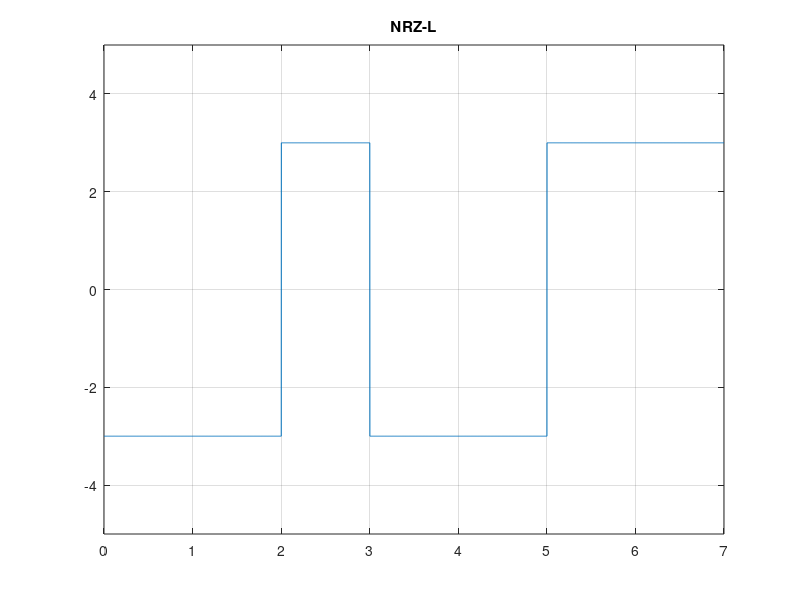

This figure's MATLAB source:
% University of Rajshahi
% Name : Nakul Deb Nath
% Dept : CSE
% Date : 26-09-2018

clear;
clear all;
clc;

n=[1,1,0,1,1,0,0];
%n = input('Enter the bit Stream : ');

v = 3;
for index = 1:length(n)
    if n(index)==1;
        bitsArray(index) = -v;
    else
        bitsArray(index) = v;
    end
end

i=1;
t = 0:0.001:length(n);
bt = 1/0.001;
for index = 1:length(t)
    if t(index) <= i;
        y(index)=bitsArray(i);
    else
        y(index) = bitsArray(i);
        i = i+1;
    end
end
plot(t,y);
axis([0 length(n) -5 5]);
grid on;
title('NRZ-L');






for j = 1:length(y)/bt
    if y(j*bt) == -v;
        resiveBit(j) = 1;
    else
        resiveBit(j) = 0;
    end
end

display(resiveBit);
